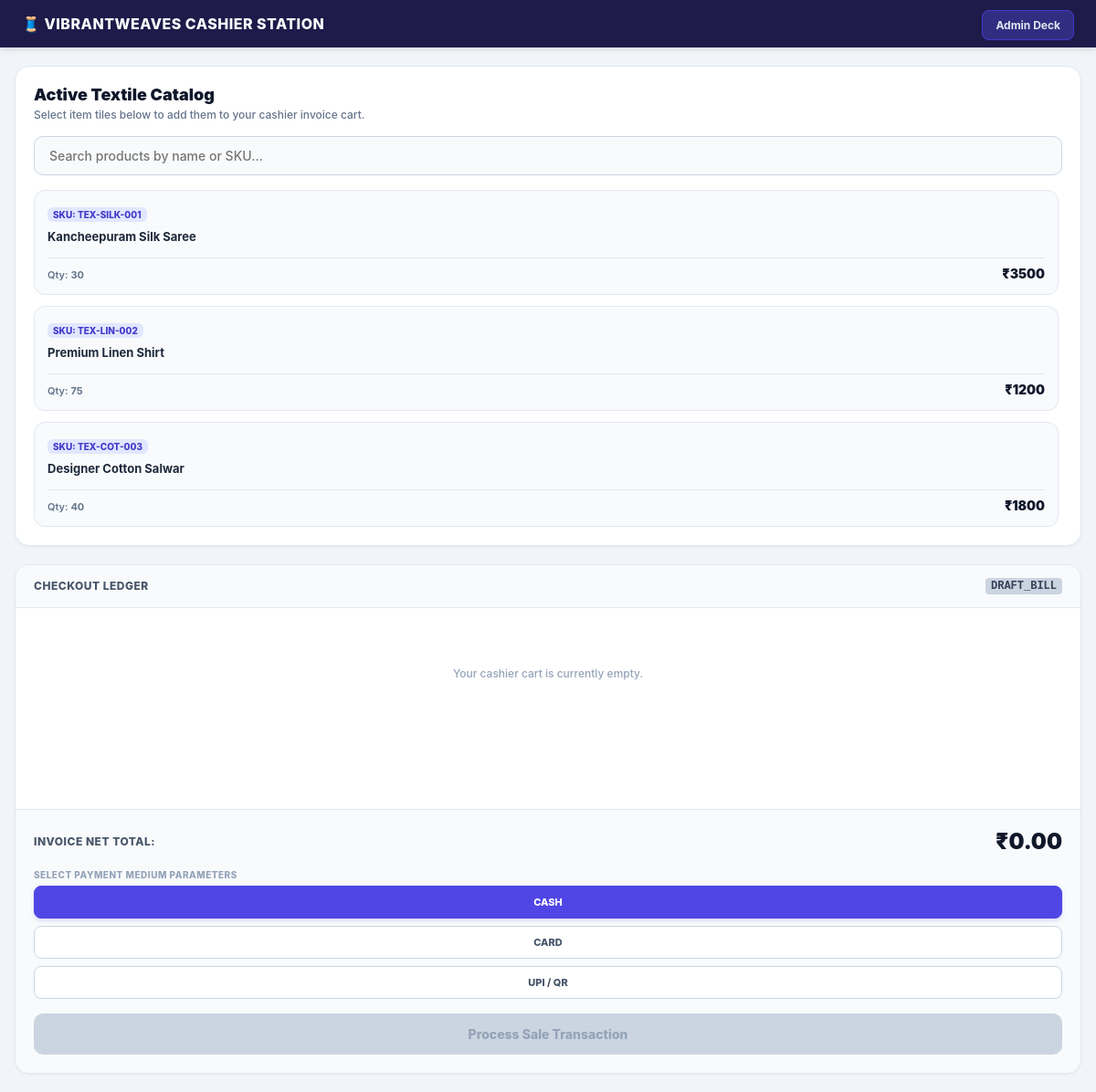
The app's page /billing/checkout/ with its own data.
### management/models.py (models this page shows, shortened)
class Product(models.Model):
    name = models.CharField(max_length=255)
    sku = models.CharField(max_length=50, unique=True)  # Barcode / Item ID
    category = models.CharField(max_length=100, default="Textiles")
    supplier = models.ForeignKey(Supplier, on_delete=models.SET_NULL, null=True, related_name='products')
    cost_price = models.DecimalField(max_digits=10, decimal_places=2)
    selling_price = models.DecimalField(max_digits=10, decimal_places=2)
    stock_quantity = models.IntegerField(default=0)

### billing/views.py (the view)
# urls.py: path('checkout/', views.checkout_view, name='billing_checkout'),
def checkout_view(request):
    products = Product.objects.filter(stock_quantity__gt=0)
    return render(request, 'billing/checkout.html', {'products': products})

### billing/templates/billing/checkout.html (shortened to what this page needs)
<!DOCTYPE html>
<html lang="en">
<head>
</head>
<body>
    <nav class="top-bar no-print">
        <div class="brand">🧵 VibrantWeaves Cashier Station</div>
        <div class="nav-actions">
            <a href="{% url 'management:admin_dashboard' %}">Admin Deck</a>
        </div>
    </nav>
    <main class="workspace">
        <div class="catalog-panel no-print">
            <h2 class="panel-title">Active Textile Catalog</h2>
            <p class="panel-subtitle">Select item tiles below to add them to your cashier invoice cart.</p>
            <input type="text" id="catalog-search" onkeyup="filterCatalog()" class="search-box" placeholder="Search products by name or SKU...">
            <div id="product-grid" class="grid-container">
                {% for prod in products %}
                <div onclick="addCartItem('{{ prod.id }}', '{{ prod.name }}', '{{ prod.selling_price }}', '{{ prod.stock_quantity }}')"
                     class="product-card" data-name="{{ prod.name|lower }}" data-sku="{{ prod.sku|lower }}">
                    <div>
                        <span class="sku-badge">SKU: {{ prod.sku }}</span>
                        <h4 class="item-name">{{ prod.name }}</h4>
                    </div>
                    <div class="item-meta">
                        <span class="stock-label">Qty: <strong>{{ prod.stock_quantity }}</strong></span>
                        <span class="price-label">₹{{ prod.selling_price|floatformat:0 }}</span>
                    </div>
                </div>
                {% empty %}
                <p class="empty-legend" style="grid-column: span 3;">No inventory variants currently registered in system memory.</p>
                {% endfor %}
            </div>
        </div>
        <div class="ledger-panel" id="receipt-print-zone">
            <div class="ledger-header">
                <span class="ledger-title">Checkout Ledger</span>
                <span class="invoice-id" id="live-invoice-label">DRAFT_BILL</span>
            </div>
            <div id="cart-item-rows" class="cart-container">
                <p id="empty-cart-legend" class="empty-legend">Your cashier cart is currently empty.</p>
            </div>
            <div class="ledger-footer">
                <div class="total-row">
                    <span class="total-label">Invoice Net Total:</span>
                    <span class="total-val" id="cart-total-amount">₹0.00</span>
                </div>
                <div class="payment-section no-print">
                    <div class="payment-label">Select Payment Medium Parameters</div>
                    <div class="payment-grid">
                        <button onclick="selectPayment('CASH')" id="pay-CASH" class="pay-btn active">CASH</button>
                        <button onclick="selectPayment('CARD')" id="pay-CARD" class="pay-btn">CARD</button>
                        <button onclick="selectPayment('UPI')" id="pay-UPI" class="pay-btn">UPI / QR</button>
                    </div>
                </div>
                <button onclick="commitTransaction()" id="commit-btn" disabled class="btn-commit no-print">
                    Process Sale Transaction
                </button>
            </div>
        </div>
    </main>
</body>
</html>

### records on screen
Product: sku "TEX-SILK-001", name "Kancheepuram Silk Saree", stock_quantity "30", selling_price "3500"
Product: sku "TEX-LIN-002", name "Premium Linen Shirt", stock_quantity "75", selling_price "1200"
Product: sku "TEX-COT-003", name "Designer Cotton Salwar", stock_quantity "40", selling_price "1800"
